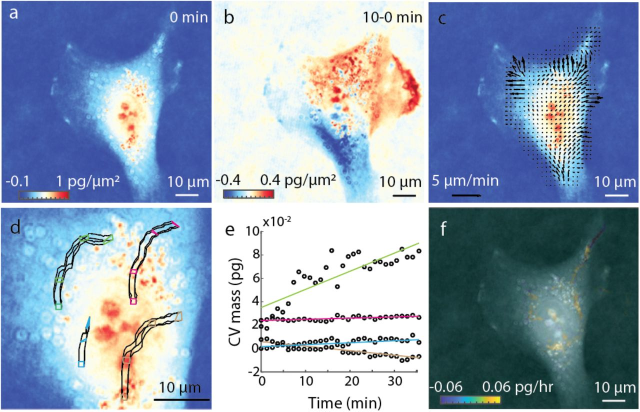
%> input picture images/F1.large.jpg, 1280 x 823 px (shown at 1/2 size)
$ octave --eval "result = imagebackground_poly4(rgb2gray(imread('../images/F1.large.jpg')));"   (GNU Octave 9; MATLAB toolbox functions it lacks are replaced by stand-ins)
%> lines starting %> are read from the running program, lines starting %| are printed output that depends on the picture; in (x1, y1, x2, y2) boxes, pixels count from 0 and x2, y2 are one past the last pixel; in counts of white or black regions, pixels touching at a corner belong together; the program's own positions count from 1

%function to find the background of an image, I, using a 4th order
%polynomial fit to the background pixels
%input: I, the grayscale image to find the background of
%output: B, the background of I
%method: find 'objects' in I, mask them from the image, paint the remaining
%area using the inpaint_nans function

function [BWfinal,SS] = imagebackground_poly4(I)

% find high frequency features in image using sobel filter
[junk threshold] = edge(I, 'sobel');
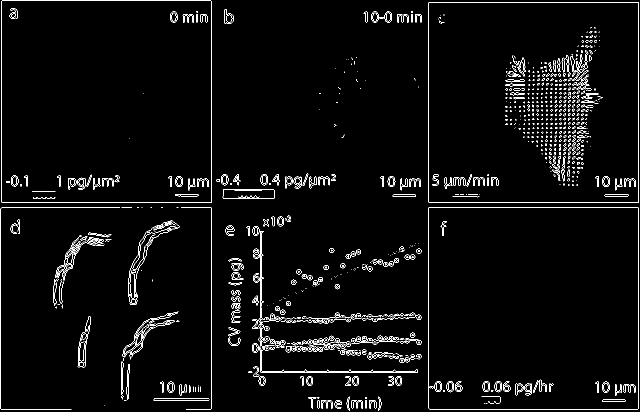
%> junk: size 823x1280 logical (shown at 1/2 size); 2.9% white in thin lines or dots
%> threshold = 0.152
fudgeFactor = 1; %was 0.4 for RBCs
BWs = edge(I,'sobel', threshold * fudgeFactor);

% dilate the image mask, values defined works for 120X phase images acquired in our lab
se90 = strel('line', 6, 90);
se0 = strel('line', 6, 0);
BWsdil = imdilate(BWs, [se90 se0]);
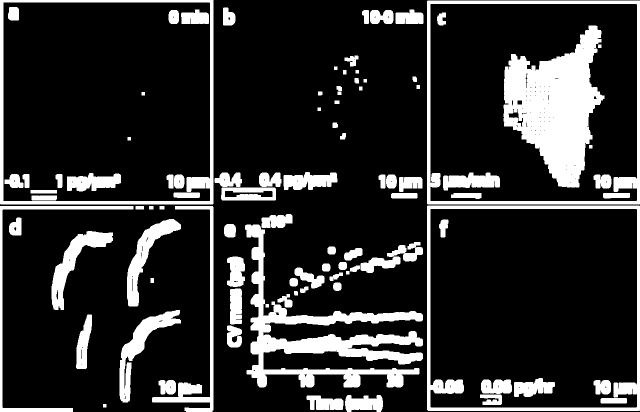
%> BWsdil: size 823x1280 logical (shown at 1/2 size); 17.7% white; 95 white regions, largest, box (x1, y1, x2, y2) and area: (1007, 51, 1209, 375) 36829, (490, 449, 846, 775) 28724, (854, 411, 1280, 822) 13867

% fill gaps
BWdfill = imfill(BWsdil, 'holes');
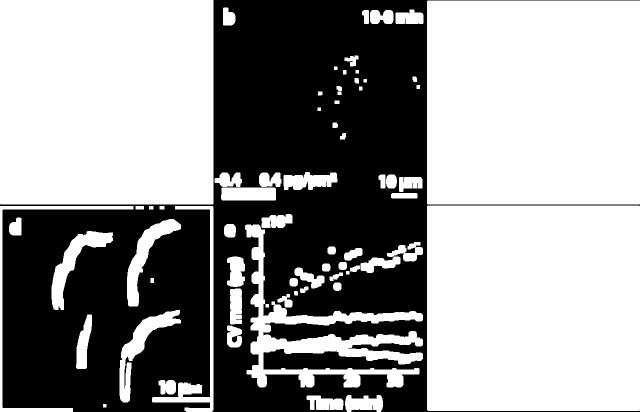
%> BWdfill: size 823x1280 logical (shown at 1/2 size); 58.5% white; 2 black regions, box (x1, y1, x2, y2) and area: (0, 0, 1280, 823) 437422, (703, 810, 753, 823) 165

% smooth image
seD = strel('diamond',5);
BWfinal = imerode(BWdfill,seD);
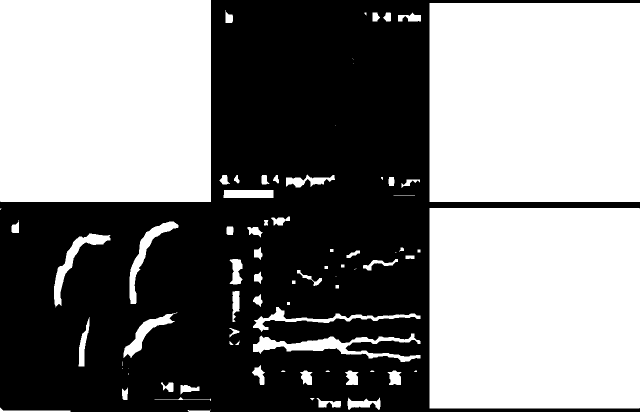
%> BWfinal: size 823x1280 logical (shown at 1/2 size); 51.4% white; 1 black region, box (x1, y1, x2, y2) and area: (0, 0, 1280, 823) 512200
BWfinal = bwareaopen(BWfinal, 2000);
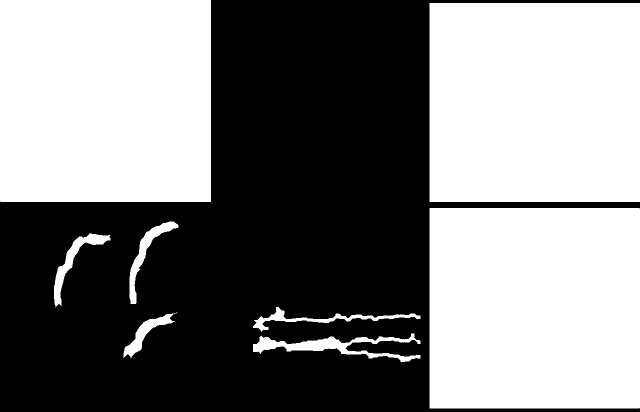
%> BWfinal: size 823x1280 logical (shown at 1/2 size); 49.8% white; 8 white regions, largest, box (x1, y1, x2, y2) and area: (0, 0, 422, 404) 170487, (859, 416, 1280, 817) 168819, (859, 6, 1280, 404) 167558

% dilate mask further
se90 = strel('line', 30, 90);
se0 = strel('line', 30, 0);
BWfinal=imdilate(BWfinal,[se0 se90]);
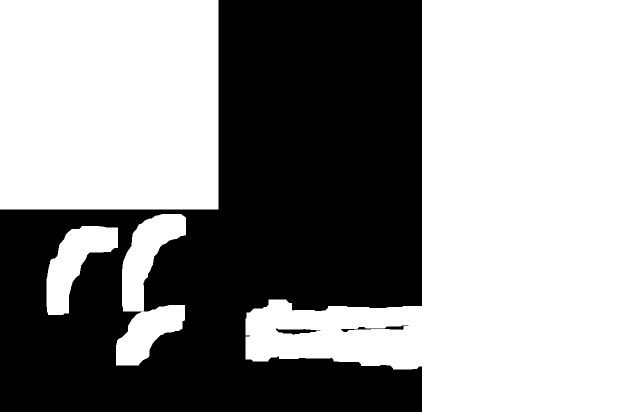
%> BWfinal: size 823x1280 logical (shown at 1/2 size); 58.2% white; 3 black regions, box (x1, y1, x2, y2) and area: (0, 0, 844, 823) 438797, (552, 657, 641, 670) 571, (682, 651, 817, 664) 444

IList = I(~BWfinal);

% initiate the grid in image background region
sz = size(I);
%> sz = [823 1280]
[X,Y] = meshgrid(1:sz(2), 1:sz(1));
XList = X(~BWfinal);
YList = Y(~BWfinal);

% fit the grid surface using polyfiting
if sum(~isnan(BWfinal)) ~=0
%> (the run ends here)
